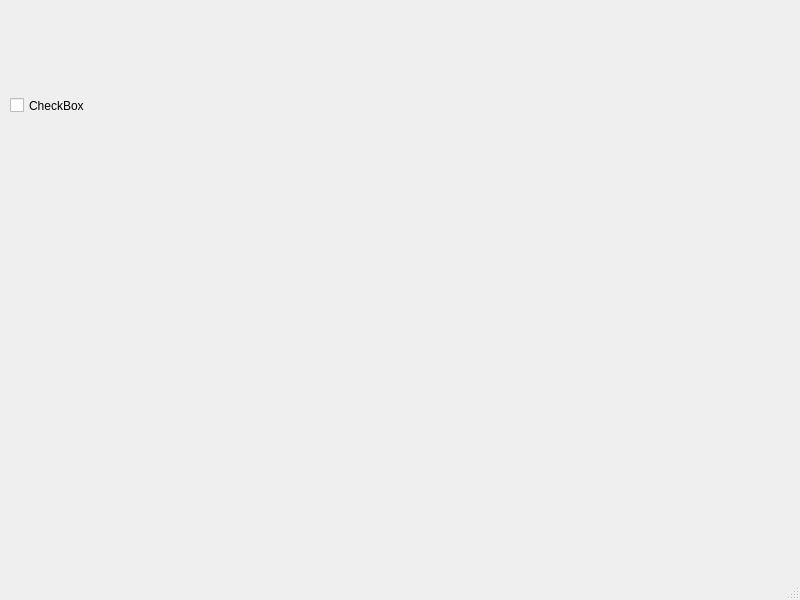
<?xml version="1.0" encoding="UTF-8"?>
<ui version="4.0">
 <class>MainWindow</class>
 <widget class="QMainWindow" name="MainWindow">
  <property name="geometry">
   <rect>
    <x>0</x>
    <y>0</y>
    <width>800</width>
    <height>600</height>
   </rect>
  </property>
  <property name="windowTitle">
   <string>ToDu</string>
  </property>
  <widget class="QWidget" name="centralwidget">
   <widget class="QCheckBox" name="checkBox">
    <property name="geometry">
     <rect>
      <x>10</x>
      <y>10</y>
      <width>511</width>
      <height>191</height>
     </rect>
    </property>
    <property name="text">
     <string>CheckBox</string>
    </property>
   </widget>
  </widget>
  <widget class="QStatusBar" name="statusbar"/>
 </widget>
 <resources/>
 <connections/>
</ui>
